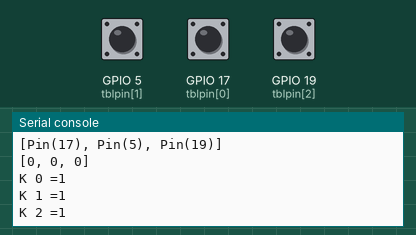
Simulated run of this program. Board: ESP32 board running MicroPython. On the bench: the last lines printed to the serial console. The test bench sets the inputs (shaded band); at power-on: GPIO 5 (tblpin[1]) HIGH, GPIO 17 (tblpin[0]) HIGH, GPIO 19 (tblpin[2]) HIGH.

Above: at 1.2 s.
1.3 s: GPIO 5 (tblpin[1]) pulled LOW for 0.15 s
At 2.6 s:
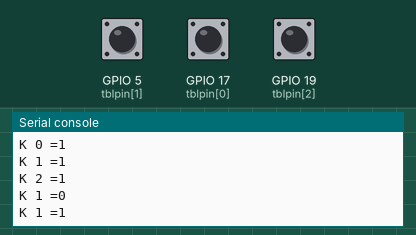
2.9 s: GPIO 17 (tblpin[0]) pulled LOW for 0.15 s
At 3.9 s:
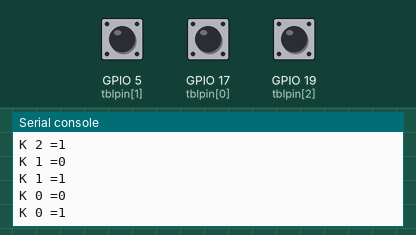
4.5 s: GPIO 19 (tblpin[2]) pulled LOW for 0.15 s
At 5.2 s:
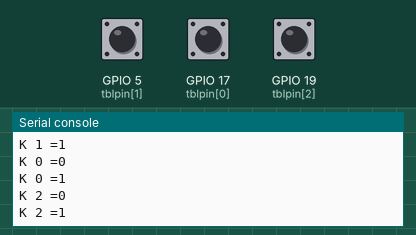
Timing chart, 0 to 7.5 s (numbered marks = the images above; inputs shaded):
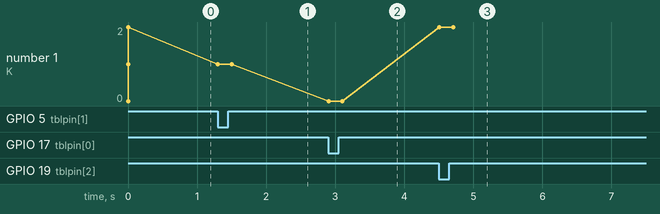

The program:

tstinputs.py
```python
# Programa para ler varios pines de entrada como una tabla
# Para el DevKit2 el pin2 no funciona porque ahi se tiene
# conectado el led de la tarjeta
from machine import Pin
from time import sleep

print("Test Inputs")

#tblpin=[15,4,16]
tblpin=[17,5,19]
tblkey=[]

for key in tblpin:
    tblkey.append(Pin(key, Pin.IN,Pin.PULL_UP))

print(tblkey)

tblstaant=[]
for i in tblpin:
    tblstaant.append(0)

print(tblstaant)

while True:
    cntr=0
    for kin in tblkey:
        if kin.value()==0:
            if kin.value()!=tblstaant[cntr]:
                print("K",cntr,"=0")
                tblstaant[cntr]=kin.value()
        else:
            if kin.value()!=tblstaant[cntr]:
                print("K",cntr,"=1")
                tblstaant[cntr]=kin.value()
        cntr=cntr+1

    sleep(0.1)
```

Measured:
- after the input at 1.3 s, the serial console: prints a new line at once (image 1)
- after the input at 2.9 s, the serial console: prints a new line at once (image 2)
- after the input at 4.5 s, the serial console: prints a new line at once (image 3)
- plotted number 1: 0 → 2 after the input at 4.5 s
